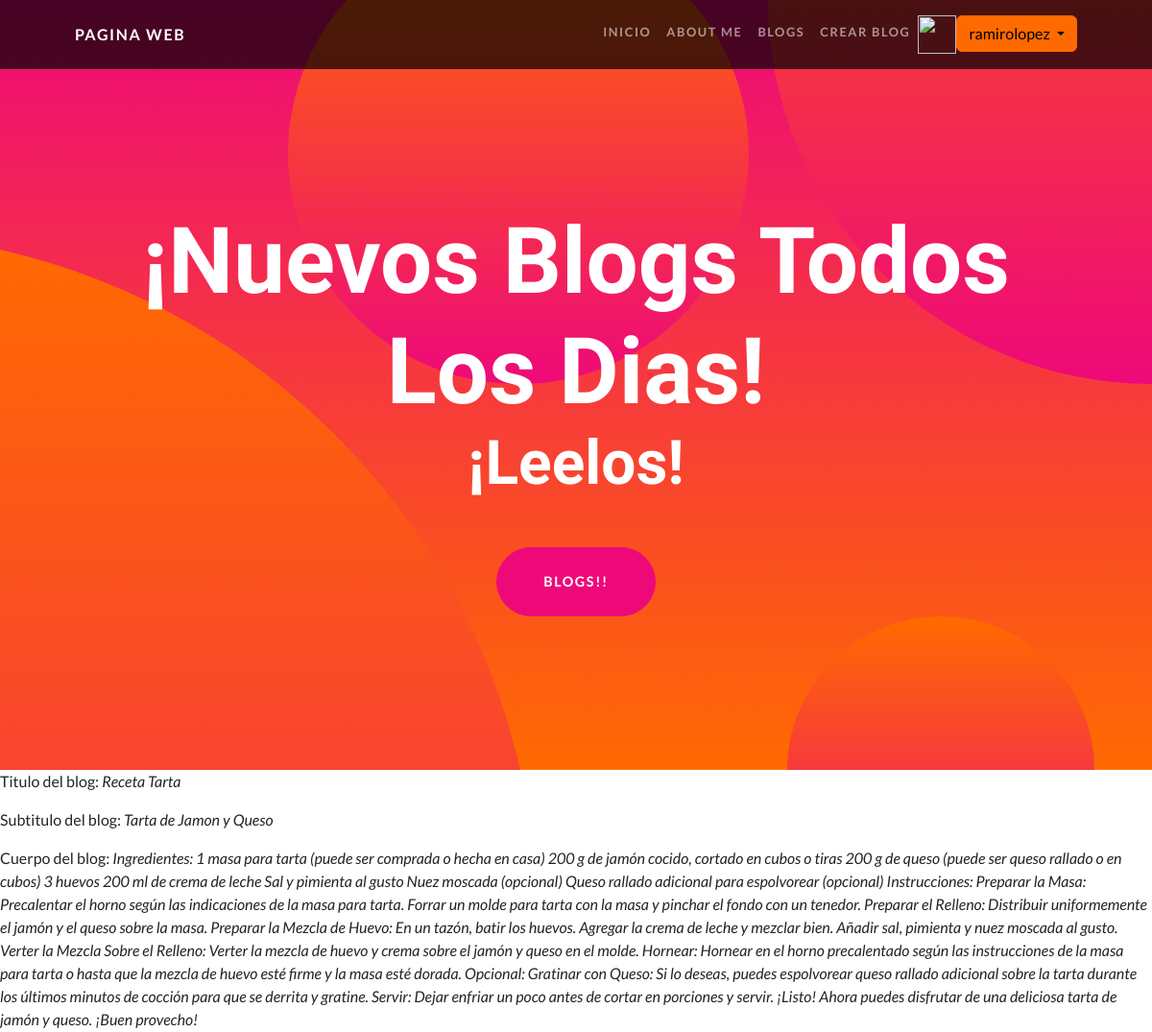
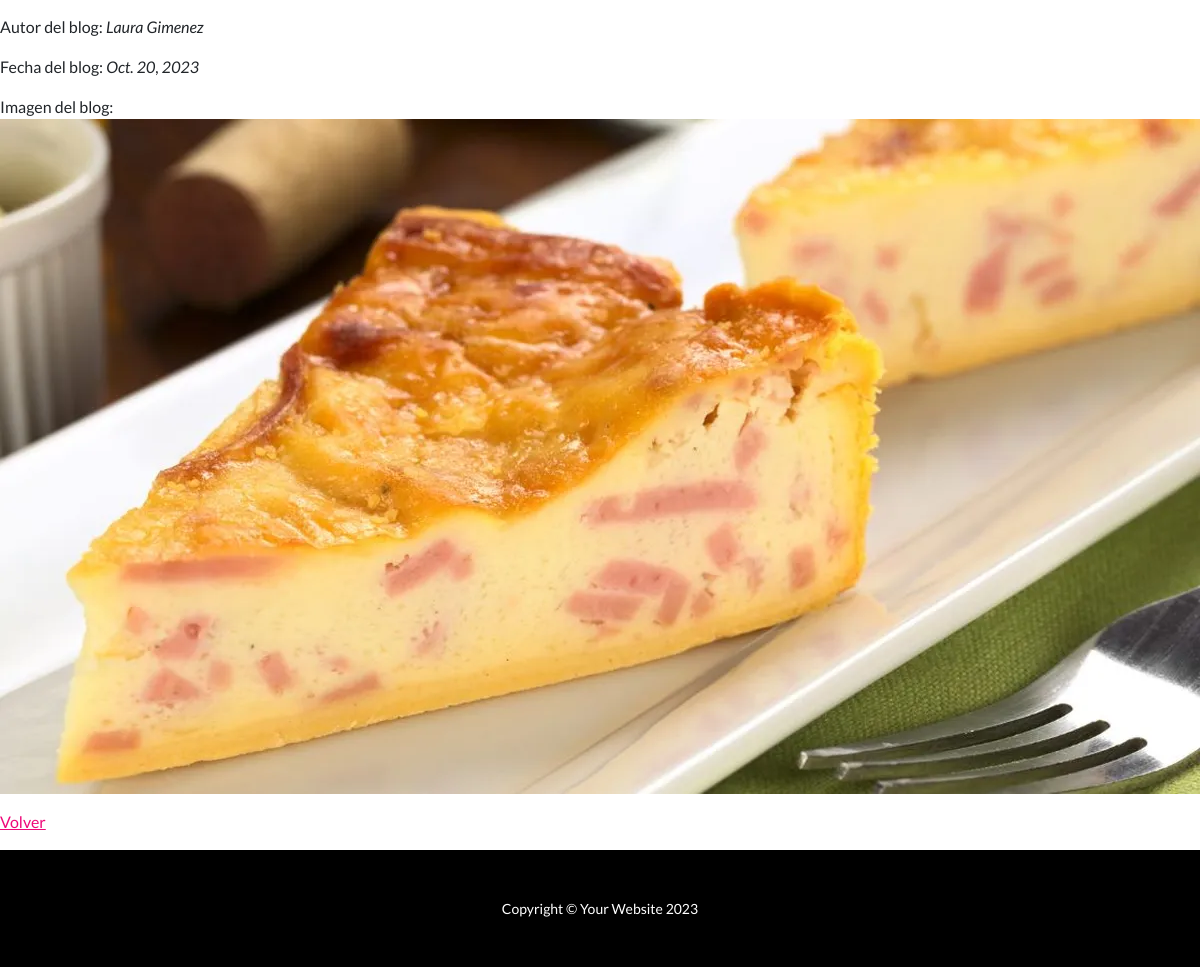
/blogs/detalle/3/ (signed in), run on the app's committed database (2 pictures, top to bottom).
### App/models.py (models this page shows)
class Blog(models.Model):
    titulo = models.CharField(max_length=30)
    subtitulo = models.CharField(max_length=200)
    cuerpo = models.CharField(max_length=1000000)
    autor = models.CharField(max_length=200)
    fecha = models.DateField(blank=True, null=True)
    imagen = models.ImageField(upload_to='blog_imagen', null=True)

### App/views.py (the view)
# urls.py: path("blogs/detalle/<int:pk>/", BlogDetalle.as_view(), name="Detail"),
class BlogDetalle(DetailView):
      model = Blog
      template_name = "App/blogs_detalle.html"

### App/context_processors.py (called while the page is built)
def custom_user(request):
    context = auth(request)
    user = context["user"]
    if user.is_authenticated:
        imagen = Avatar.objects.filter(user=request.user.id)
        cant = len(imagen)
        if cant > 0:
            context["user_avatar"] = imagen[cant - 1]
        else:
            context["user_avatar"] = ""
    return context

### App/templates/App/blogs_detalle.html (shortened to what this page needs)
{% extends "App/padre.html" %}
{% load static %}
{% block section1 %}
    <p>Titulo del blog: <i>{{ blog.titulo }}</i></p>
    <p>Subtitulo del blog: <i>{{ blog.subtitulo }}</i></p>
    <p>Cuerpo del blog: <i>{{ blog.cuerpo }}</i></p>
    <p>Autor del blog: <i>{{ blog.autor }}</i></p>
    <p>Fecha del blog: <i>{{ blog.fecha }}</i></p>
    <p>Imagen del blog: <img src="{{ blog.imagen.url }}" alt="Descripción de la imagen"></p>
    <p>
            <a href="{% url 'List' %}">Volver</a>
    </p>
{% endblock %}

### App/templates/App/padre.html (shortened to what this page needs)
<!DOCTYPE html>
<html lang="en">
    <head>
        {% load static %}
        <link href="{% static 'app/css/styles.css' %}" rel="stylesheet" />
    </head>
    <body id="page-top">
        <nav class="navbar navbar-expand-lg navbar-dark navbar-custom fixed-top">
            <div class="container px-5">
                <a class="navbar-brand" href="{% url 'Inicio' %}">Pagina web</a>
                <div class="collapse navbar-collapse" id="navbarResponsive">
                    <ul class="navbar-nav ms-auto">
                        <li class="nav-item"><a class="nav-link" href="{% url 'Inicio' %}">Inicio</a></li>
                        <li class="nav-item"><a class="nav-link" href="{% url 'About' %}">About me</a></li>
                        <li class="nav-item"><a class="nav-link" href="{% url 'List' %}">Blogs</a></li>
                        <li class="nav-item"><a class="nav-link" href="{% url 'New' %}">Crear Blog</a></li>
                        {% if request.user.is_authenticated %}
                           {% if user_avatar %}
                             <img src= "{{ url }}"  style="height: 40px; width: 40px" alt="">
                           {% endif %}
                           <div class="dropdown">
                               <button class="btn btn-secondary dropdown-toggle" type="button" id="dropdownMenuButton1" data-bs-toggle="dropdown">
                                  {{ request.user.username }}
                               </button>
                           </div>
                        {% endif %}
                    </ul>
                </div>
            </div>
        </nav>
        <header class="masthead text-center text-white">
            <div class="masthead-content">
                <div class="container px-5">
                    <h1 class="masthead-heading mb-0">¡Nuevos Blogs Todos Los Dias!</h1>
                    <h2 class="masthead-subheading mb-0">¡Leelos!</h2>
                    <a class="btn btn-primary btn-xl rounded-pill mt-5" href="{% url 'List' %}">Blogs!!</a>
                </div>
            </div>
            <div class="bg-circle-1 bg-circle"></div>
            <div class="bg-circle-2 bg-circle"></div>
            <div class="bg-circle-3 bg-circle"></div>
            <div class="bg-circle-4 bg-circle"></div>
        </header>
        {% block section1 %}
        {% endblock %}
        <footer class="py-5 bg-black">
            <div class="container px-5"><p class="m-0 text-center text-white small">Copyright &copy; Your Website 2023</p></div>
        </footer>
    </body>
</html>

### data on the page
Blog: titulo "Receta Tarta", subtitulo "Tarta de Jamon y Queso", cuerpo "Ingredientes: 1 masa para tarta (puede ser comprada o hecha en casa) 200 g de jamón cocido, cortado en cubos o tiras 200 g de queso (puede ser queso rallado o en cubos) 3 huevos 200 ml de crema de leche Sal y pimienta al gusto Nuez moscada (opcional) Queso rallado adicional para espolvorear (opcional) Instrucciones: Preparar la Masa: Precalentar el horno según las indicaciones de la masa para tarta. Forrar un molde para tarta con la masa y pinchar el fondo con un tenedor. Preparar el Relleno: Distribuir uniformemente el jamón y el queso sobre la masa. Preparar la Mezcla de Huevo: En un tazón, batir los huevos. Agregar la crema de leche y mezclar bien. Añadir sal, pimienta y nuez moscada al…", autor "Laura Gimenez", fecha "Oct. 20, 2023", imagen (picture)

### other printed values
{{ request.user.username }} "ramirolopez"
